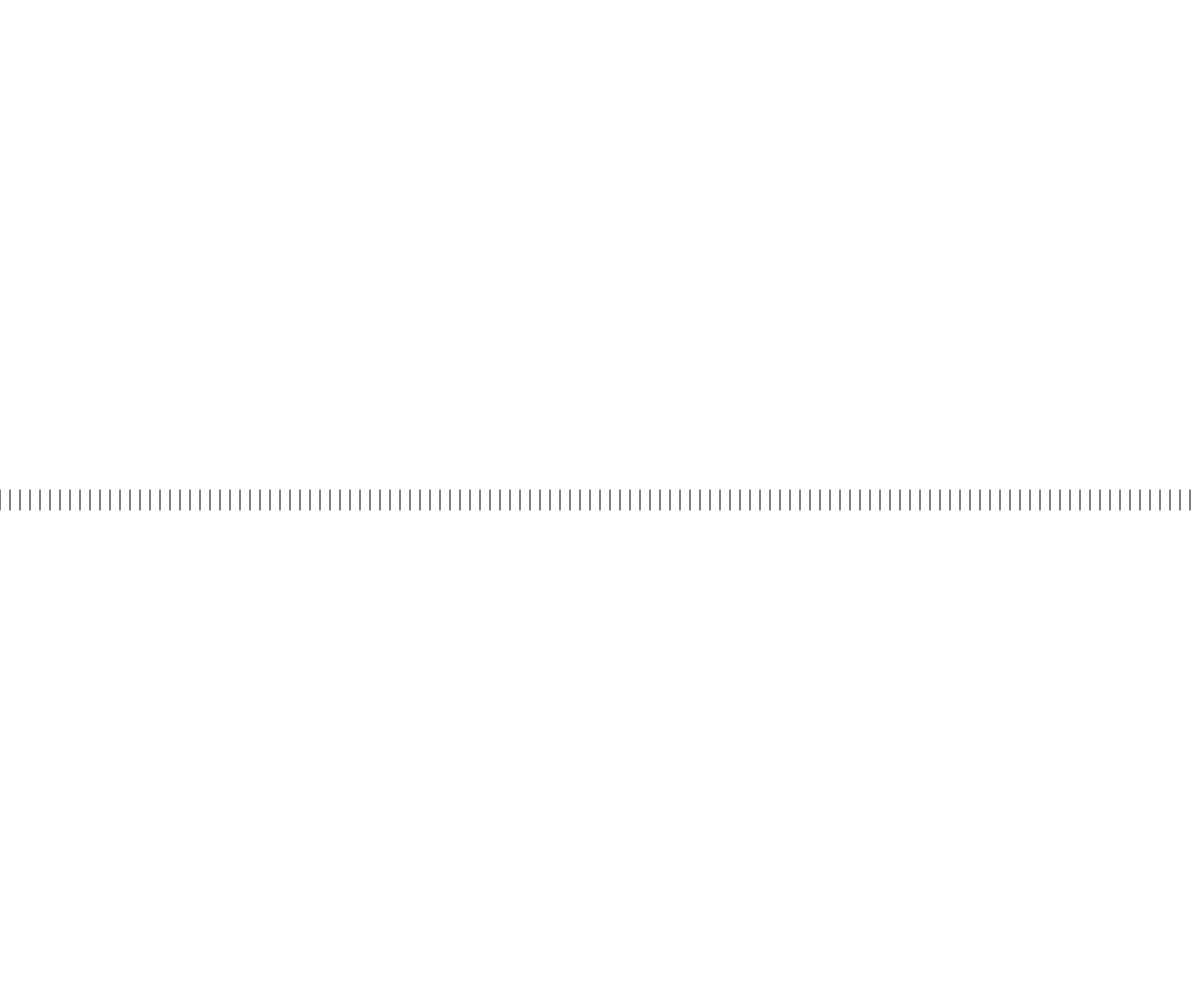
Frame 1 (no input)
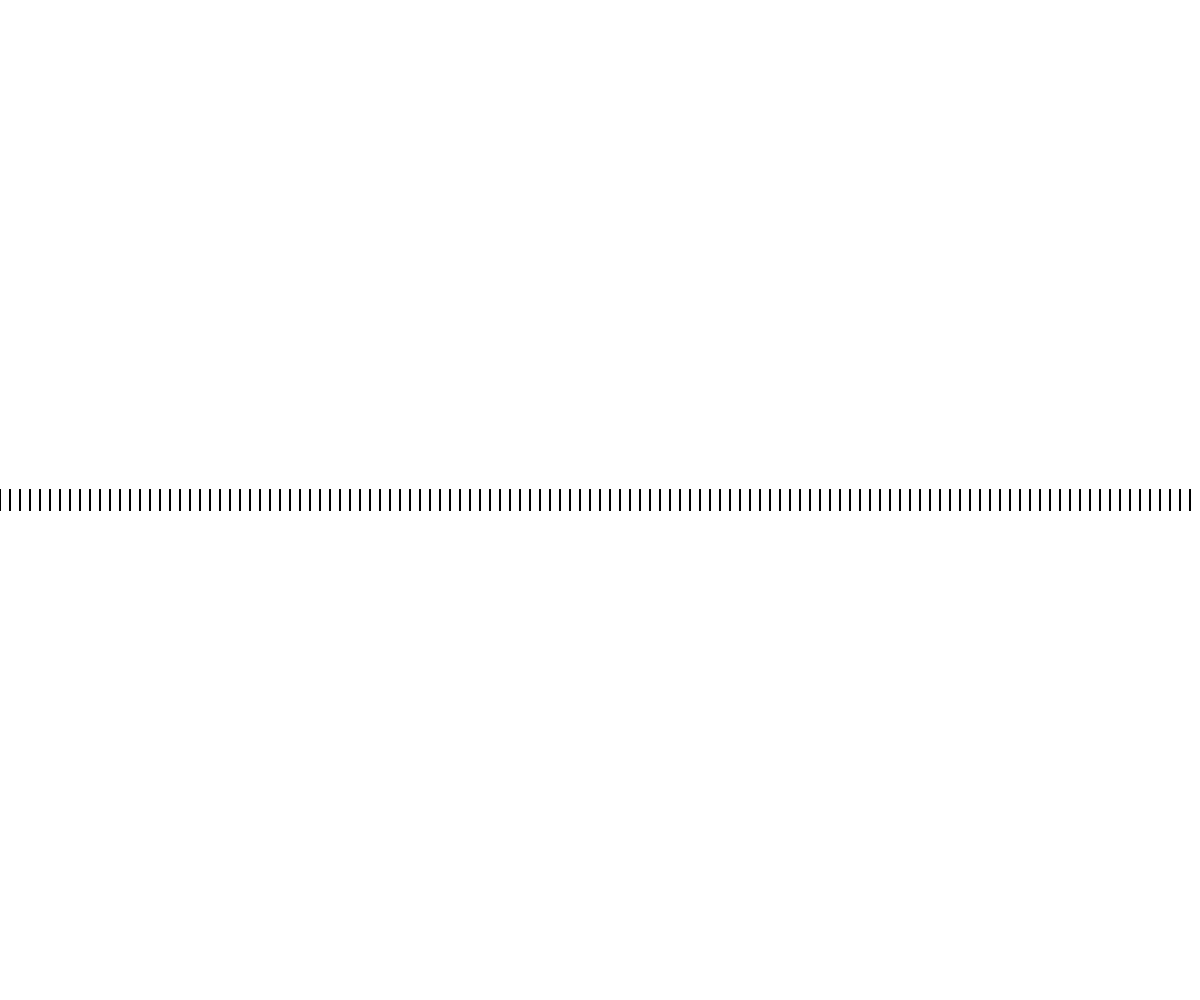
Frame 60 (no input)
Frame 120 (the mouse pressed at the canvas centre since frame 60): identical to frame 60, image omitted

The p5.js sketch that drew these frames (run headless with seeded random() and noise() and a simulated clock; from frame 60 on, the mouse is pressed at the canvas centre):

// p5.js sketch
// ── sketch.js
var x1, y1, x2, y2, t, espacamentoHorizontl, numLinhas, linhaActual;

function setup() 
{
  createCanvas (windowWidth, windowHeight);

  t = 20;
  x1 = 0;
  numLinhas = 150;
}


function draw() 
{
  
  espacamentoHorizontal = width/numLinhas;

/*
 
  for (var i = 1; i<numLinhas; 1++)
{

  y1 = height/2 - t/2;
  y2 = height/2 + t/2;

  x1 += espacamentoHorizontal*linhaActual;
  x2 = x1;

  
  line(x1, y1, x2, y2);

  linhaActual++;
}
*/

  x1 = 0;
  for (var x1 = 0; x1 < width; x1+=10)
{

  y1 = height/2 - t/2;
  y2 = height/2 + t/2;

  x2 = x1;

  
  line(x1, y1, x2, y2);

  
}

function windowResized() 
{
  resizeCanvas (windowWidth, windowHeight);
}
}
